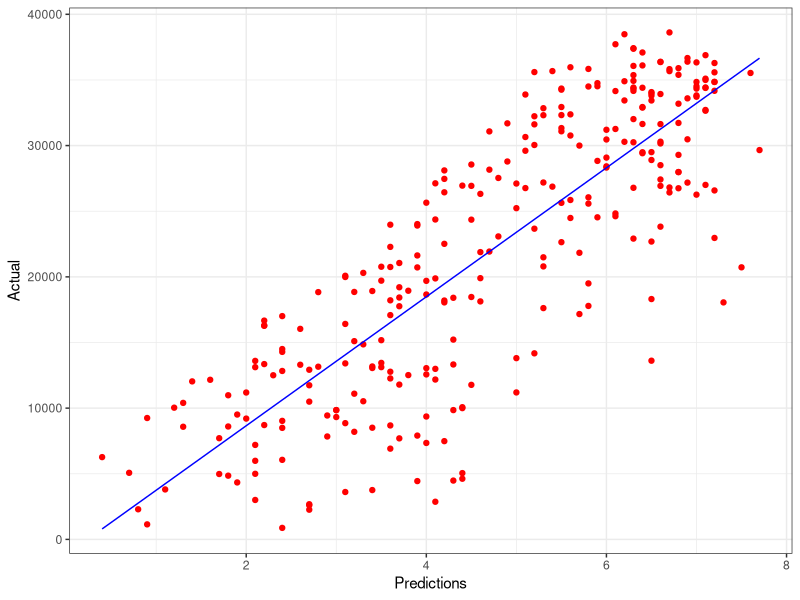
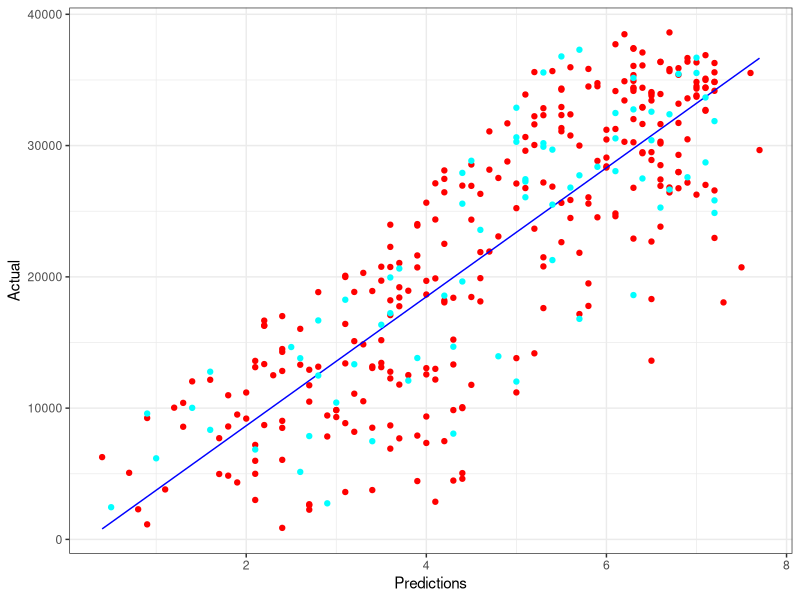
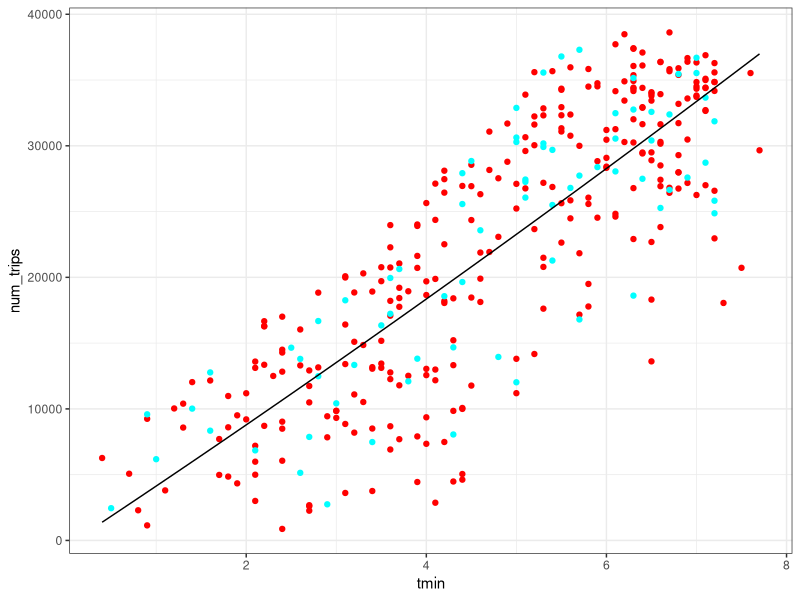
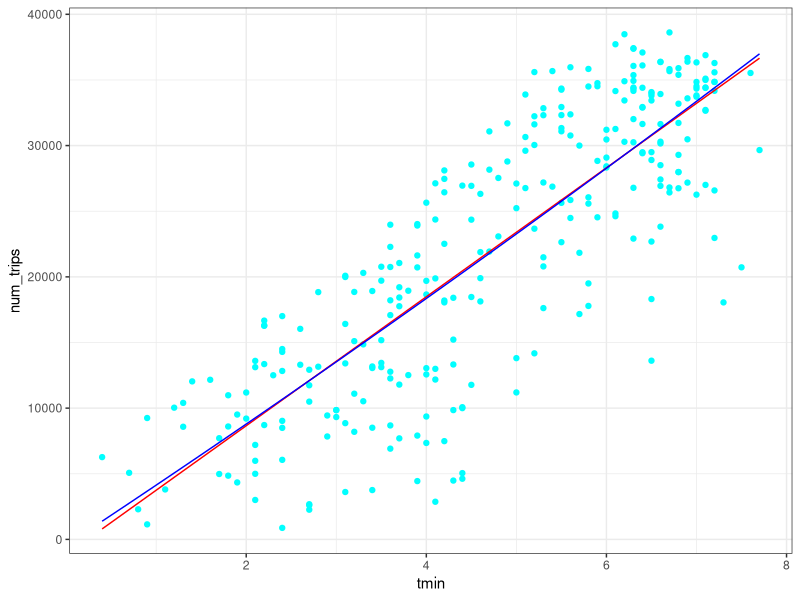
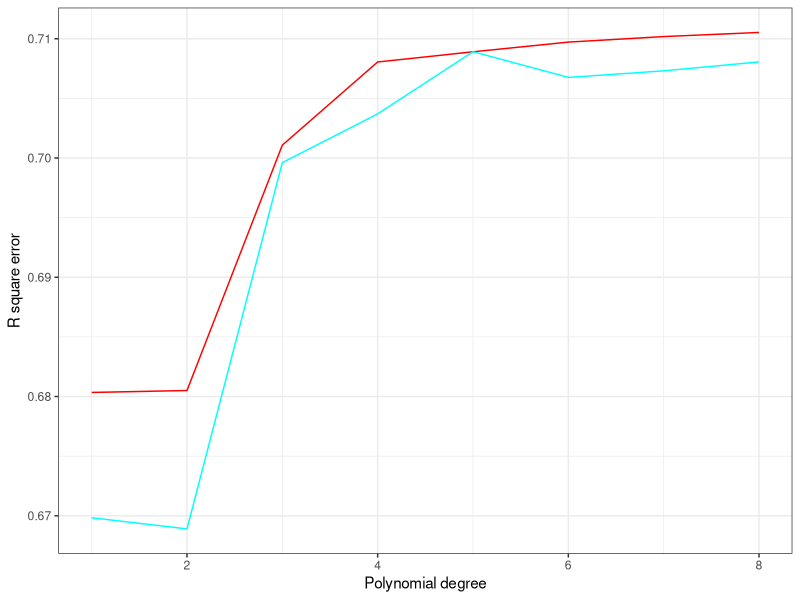
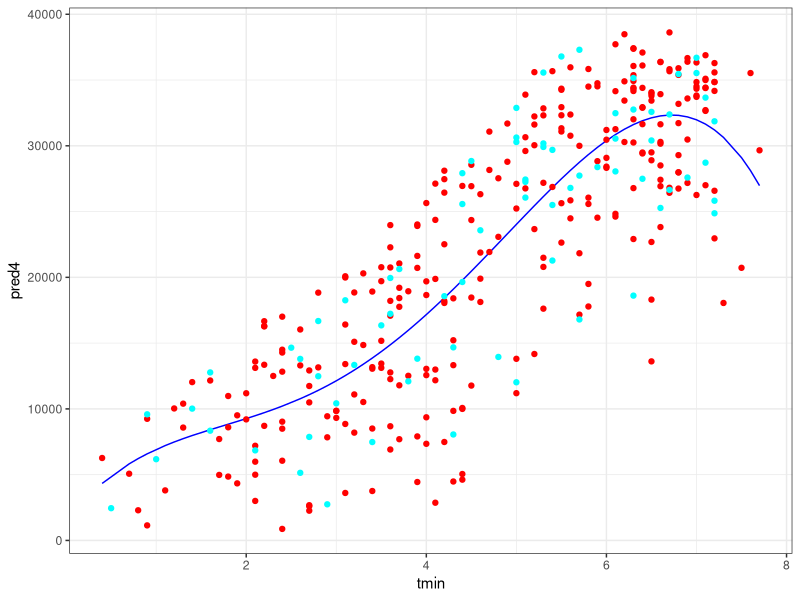
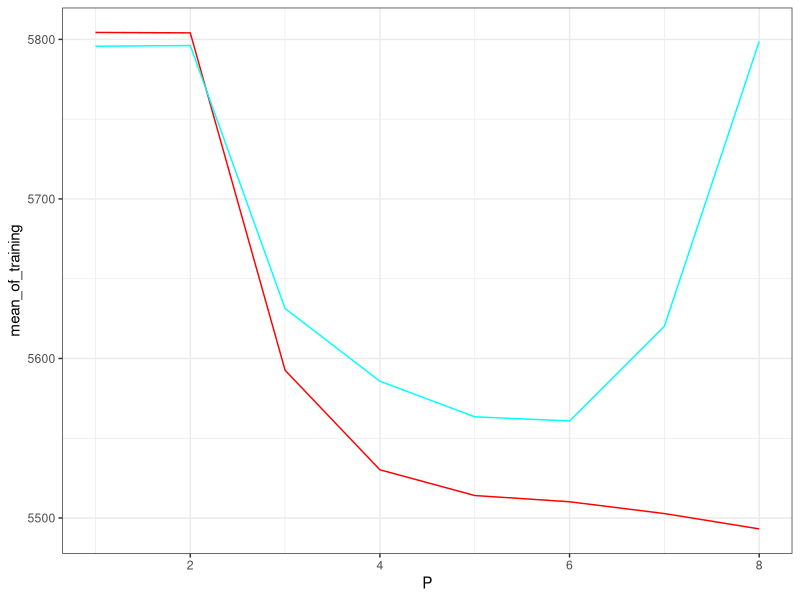

The R script that drew these images, in order:
## ---- chunk 1
library(scales)
library(tidyverse)
library(modelr)
library(knitr)

# set plot theme
theme_set(theme_bw())
## ---- chunk 2
trips_per_day <- read_tsv('trips_per_day.tsv')

## ---- chunk 3

trips <- trips_per_day %>% nrow()
shuffled <- sample_frac(trips_per_day, 1, replace = F)

eighty_percent <- trips*.8
eighty_percent_plus_1 <- eighty_percent+1
training_data <- shuffled[1:eighty_percent, 1:8]
validation_data <- shuffled[eighty_percent_plus_1:trips, 1:8]
## ---- chunk 4
model <-lm(num_trips ~ tmin, training_data)
training_data <- add_predictions(training_data, model)
validation_data <- add_predictions(validation_data, model)

training_data %>%
ggplot() +
  geom_point(aes(x = tmin, y = num_trips), color = 'red') +
  geom_line(aes(x = tmin, y = pred), color = 'blue') +
  xlab('Predictions') +
  ylab('Actual')
## ---- chunk 5
R_train <- cor(training_data$pred, training_data$num_trips )
R_squared_train <- I(R_train^2)

R_validate <- cor(validation_data$pred, validation_data$num_trips)
R_squared_validate <- I(R_validate^2)

rmse_train <- sqrt(mean((training_data$pred-training_data$num_trips)^2))

rmse_validate <-sqrt(mean((validation_data$pred-validation_data$num_trips)^2))

training_data %>%
ggplot() +
  geom_point(aes(x = tmin, y = num_trips), color = 'red') +
  geom_line(aes(x = tmin, y = pred), color = 'blue') +
  geom_point(data = validation_data, aes(x = tmin, y = num_trips ), color = 'cyan') +
  xlab('Predictions') +
  ylab('Actual')
## ---- chunk 6
model2 <- lm(num_trips ~ tmin + I(tmin^2), training_data)
summary(model2)
training_data <- add_predictions(training_data, model2, var = "pred2")
validation_data <- add_predictions(validation_data, model2, var="pred2")

training_data %>%
ggplot() +
  geom_point(aes(x = tmin, y = num_trips), color = 'red') +
  geom_point( data = validation_data, aes(x = tmin, y = num_trips), color = 'cyan') +
  geom_line(aes(x = tmin, y = pred2))
## ---- chunk 7
r_squared_train_model2 <- rsquare(model2, training_data)
r_squared_validate_model2 <- rsquare(model2, validation_data)

rmse_train_model2 <- rmse(model2, training_data)
rmse_validate_model2 <- rmse(model2, validation_data)
## ---- chunk 8
training_data %>%
ggplot() +
  geom_point(aes(x = tmin, y = num_trips), color = 'cyan') +
  geom_line(aes(x = tmin, y = pred), color = 'red') +
  geom_line(aes(x = tmin, y = pred2), color = 'blue')
## ---- chunk 9
K <- 1:8
train_error <- c()
validation_error <- c()
for(k in K) {
  model_poly <- lm(num_trips ~ poly(tmin, k, raw = T), training_data)
  train_error[k] <- rsquare(model_poly, training_data)
  validation_error[k]<- rsquare(model_poly, validation_data)
}

ggplot() +
  geom_line(aes(x = K, y = train_error), color = 'red') +
  geom_line(aes(x = K, y = validation_error), color = 'cyan') +
  xlab('Polynomial degree') + 
  ylab('R square error')

## ---- chunk 10
model4 <- lm(num_trips ~ poly(tmin, 4, raw = T), training_data)
training_data <- add_predictions(training_data, model4, var = "pred4")

training_data %>%
  ggplot() +
  geom_line(aes(x = tmin, y = pred4 ), color = "blue") +
  geom_point(aes(x = tmin, y = num_trips), color = 'red') +
  geom_point(data = validation_data, aes(x = tmin, y = num_trips), color = 'cyan')
## ---- chunk 11
shuffled <- sample_frac(trips_per_day, 1, replace = F) %>%
  mutate(fold = (row_number() %% 5 ) + 1)

view(shuffled)

K <- 1:5
P <- 1:8
t_mse <- c()
v_mse <- c()
mean_of_valid <- c()
mean_of_training <- c()
t_se <- c()
v_se <- c()
for (p in P) {
  for(k in K) {
      k_training_data <- shuffled %>% filter(fold != k )
      k_valid_data <- shuffled %>% filter(fold == k)
      model <- lm(num_trips ~ poly(tmin, p, raw = T), k_training_data)
      t_mse[k] <- rmse(model, k_training_data)
      v_mse[k] <- rmse(model, k_valid_data)
  }
 mean_of_valid[p] <- mean(v_mse)
 mean_of_training[p] <- mean(t_mse)
 t_se[p] <- sd(t_mse)/sqrt(292)
 v_se[p] <- sd(v_mse)/sqrt(73)
}


ggplot() +
  geom_line(aes(x = P, y = mean_of_training), color = 'red') +
  geom_line(aes(x = P, y = mean_of_valid), color = 'cyan')
  
